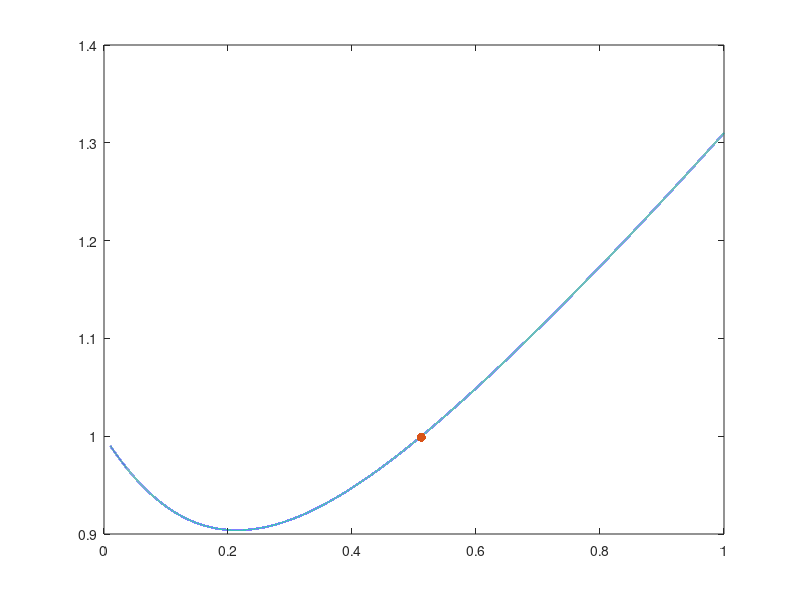

MATLAB code for this plot: (Note: this script raises an error after producing the figure.)
clear
close all
clc

%% Initialization of matrices A and B
student_id = 5595738;
a = 5;
b = 9;
c = 8;

A = [0.3+a-b, 0.5-c;
     0, 1];
B = [0;1];

%% Question 1
% Desired poles and pole placement controller
p = [-1-2j, -1+2j];
K_static = place(A,B,p);

% % Symbolic definition of ZOH discretization
% % Lecture 1, slide 41
% syms h
% Fh = expm(A*h);
% Gh = (Fh -eye(2))/A *B;

% Testing for what ranges of sampling times h the system is stable
h_range = linspace(1e-2,1e0,1e5);
i = 1;
stable = zeros(size(h_range));
lm = zeros(size(h_range));

for h = h_range
    Fh = expm(A*h);
    Gh = (Fh -eye(2))/A *B;
    lm(i) = max(abs(eig(Fh-Gh*K_static))); % Spectral radius
    if lm(i) < 1
        stable(i) = 1;
        h_max = h;
    end
    i = i+1;
end

figure(11), clf;
plot(h_range, lm,"LineWidth",1.5), hold on;
plot(h_max,0.999,'.',"MarkerSize",20);
yline(1,"LineWidth",1.5,"Color","w");
xscale("log")
ylim([0.87, 1.3])
lgd = legend('Spectral radius',['$h = ', num2str(h_max, '%.4f'),'$'], "interpreter", "latex", "Location","northwest");
fontsize(lgd,14,"points");
xlabel("$h \; [seconds]$", "Interpreter","latex")
ylabel("$\rho \big(F(h)-G(h)\bar{K}\big)$", "Interpreter","latex")
% set(gcf, "Theme", "light"); % Uncomment for report plots


%% Question 2
% Redo Q1 but now there is a small but constant delay tau in [0,h)
% Lecture 2, slide 12-18

% syms h tau
% Fx = expm(A*h);
% G1 = (expm(A*(h-tau)) -eye(2))/A *B;
% Fu = (Fx -eye(2))/A *B -G1;

% F = [Fx, Fu;
%      zeros(1,3)];
% G = [G1; eye(1)];
% K = [K_static, 0];

% Testing for what ranges of sampling times h the system is stable
h_res = 1e2;
tau_res = 1e2;

h_range = linspace(1e-4,1e0,h_res);
tau_range = linspace(0,5e-1,tau_res);
i = 1;
stable = zeros(size(h_range,2),size(tau_range,2))';
lm = zeros(size(h_range,2),size(tau_range,2))';
h_max = zeros(size(tau_range));

for h = h_range
    j = 1;
    for tau = tau_range
        Fx = expm(A*h);
        G1 = (expm(A*(h-tau)) -eye(2))/A *B;
        Fu = (Fx -eye(2))/A *B -G1;
    
        F = [Fx, Fu;
            zeros(1,3)];
        G = [G1; eye(1)];
        K = [K_static, 0];
        lm(j,i) = max(abs(eig(F-G*K))); % Spectral radius
        if lm(j,i) < 1
            stable(j,i) = 1;
            h_max(i) = h;
        end
        j = j+1;
    end
    i = i+1;
end

% Find the edge of the contour plot
[cline]=contourc(lm,[1 1]);
c_resh = [(1e0-1e-4)/h_res*cline(1,2:end);
          (5e-1)/tau_res*cline(2,2:end)];
ind = find(c_resh(1,:)<c_resh(2,:),1,"first");
poly = polyshape([[0;0], c_resh(:,1:ind)-0.005]');

figure(21), clf;
contour(h_range, tau_range, lm, "ShowText","on", "LineWidth", 1.5, "LabelSpacing", 85), hold on;
plot(poly, "FaceColor", "b", "FaceAlpha", 0.2, "EdgeAlpha",0);
plot(polyshape([0 1 0],[0 1 1]), "FaceColor", "w", "FaceAlpha", 1);
plot([0,1],[0,1], "LineWidth", 1.5, "Color","#D95319");
xlim([0, 1]);
ylim([0, 0.5]);
lgd = legend('Spectral radius contour lines','Stable region','','$\tau = h$', "interpreter", "latex", "Location","northwest");
fontsize(lgd,14,"points");
xlabel("$h \;[seconds]$", "Interpreter","latex")
ylabel("$\tau \;[seconds]$", "Interpreter","latex")
set(gcf, "Theme", "light"); % Uncomment for report plots

%% Question 2.2
% Definitely need to make this plot better
U_gain = 0.9;
K1 = [K_static, 0];
K2 = [K_static, U_gain];

% Testing for what ranges of sampling times h the system is stable
h = 0.4;
tau_range = linspace(0,0.4,1e2);
lm_static = zeros(size(tau_range));
lm_dynamic = zeros(3,size(tau_range,2));

i = 1;
for tau = tau_range
    if tau > h
        break;
    end
    Fx = expm(A*h);
    G1 = (expm(A*(h-tau)) -eye(2))/A *B;
    Fu = (Fx -eye(2))/A *B -G1;

    F = [Fx, Fu;
        zeros(1,3)];
    G = [G1; eye(1)];

    lm_static(i) = max(abs(eig(F-G*K1))); % Spectral radius
    lm_dynamic(:,i) = (abs(eig(F-G*K2))); % Spectral radius
    
    i = i+1;
end

figure(22), clf;
plot(tau_range, lm_static, "LineWidth",1.5), hold on;
plot(tau_range, lm_dynamic, "LineWidth",1.5);
yline(1, "LineWidth",1.5);
% ylim([0.5, 1.4]);
legend('$K=\big[\bar{K} \; 0\big]$',['$K=\big[\bar{K} \;', num2str(U_gain, '%.1f'),'\big]$'],'1', "interpreter", "latex", "Location","northwest");
xlabel("$\tau \;[seconds]$", "Interpreter","latex")
ylabel("$\rho \big(F(h)-G(h)\bar{K}\big)$", "Interpreter","latex")
set(gcf, "Theme", "light"); % Uncomment for report plots


%% Question 3
% Q3.1
Fx = expm(A*h);
eAds = (expm(A*h) -eye(2))/A *B;
Fu1 = -A\expm(A*h)*B + eAds + A\eAds/h;
Fu2 = A\expm(A*h)*B - A\eAds/h;

F1 = [Fx, Fu1, Fu2; zeros(1,4);0,0,1,0];
G1 = [0;0;1;0];

K = [K_static,0,0];

%Q3.2
% Testing for what ranges of sampling times h the system is stable
h_range = linspace(1e-2,1e0,1e5);
i = 1;
stable = zeros(size(h_range));
lm = zeros(size(h_range));
clearvars h_max
for h = h_range
    Fx = expm(A*h);
    eAds = (expm(A*h) -eye(2))/A *B;
    Fu1 = -A\expm(A*h)*B + eAds + A\eAds/h;
    Fu2 = A\expm(A*h)*B - A\eAds/h;
    
    F1 = [Fx, Fu1, Fu2; zeros(1,4);0,0,1,0];
    G1 = [0;0;1;0];
    
    K = [K_static,0,0];
    lm(i) = max(abs(eig(F1-G1*K))); % Spectral radius
    if lm(i) < 1
        stable(i) = 1;
        h_max = h;
    end
    i = i+1;
end
% h_index = find(h_range == h_max);

figure(32), clf;
plot(h_range, lm,"LineWidth",1.5), hold on;
xline(h_max,"LineWidth",1.5);
legend('Spectral radius',['$h = ', num2str(h_max, '%.4f'),'$'], "interpreter", "latex");

%%
h_res = 1e2;
tau_res = 1e2;

h_range = linspace(1e-4,1e0,h_res);
tau_range = linspace(0,5e-1,tau_res);
i = 1;
stable = zeros(size(h_range,2),size(tau_range,2))';
lm = zeros(size(h_range,2),size(tau_range,2))';
h_max = zeros(size(tau_range));

for h = h_range
    j = 1;
    for tau = tau_range
        Fx = expm(A*h);
        eAds = (expm(A*h) -eye(2))/A *B;
        Fu1 = -A\expm(A*h)*B + eAds + A\eAds/h;
        Fu2 = A\expm(A*h)*B - A\eAds/h;
        
        F1 = [Fx, Fu1, Fu2; zeros(1,4);0,0,1,0];
        G1 = [0;0;1;0];
        
        K = [K_static,0,0];
        lm(j,i) = max(abs(eig(F1-G1*K))); % Spectral radius
        if lm(j,i) < 1
            stable(j,i) = 1;
            h_max(i) = h;
        end
        j = j+1;
    end
    i = i+1;
end

figure(41), clf;
contour(h_range, tau_range, lm, "ShowText","on", "LineWidth", 1.5, "LabelSpacing", 85), hold on;
plot(poly, "FaceColor", "b", "FaceAlpha", 0.2, "EdgeAlpha",0);
plot(polyshape([0 1 0],[0 1 1]), "FaceColor", "w", "FaceAlpha", 1);
plot([0,1],[0,1], "LineWidth", 1.5, "Color","#D95319");
xlim([0, 1]);
ylim([0, 0.5]);
lgd = legend('Spectral radius contour lines','Stable region','','$\tau = h$', "interpreter", "latex", "Location","northwest");
fontsize(lgd,14,"points");
xlabel("$h \;[seconds]$", "Interpreter","latex")
ylabel("$\tau \;[seconds]$", "Interpreter","latex")
set(gcf, "Theme", "light"); % Uncomment for report plots

%%
h_res = 1e2;
tau_res = 1e2;

h_range = linspace(1e-4,1e0,h_res);
tau_range = linspace(0,5e-1,tau_res);
i = 1;
stable = zeros(size(h_range,2),size(tau_range,2))';
lm = zeros(size(h_range,2),size(tau_range,2))';
h_max = zeros(size(tau_range));

for h = h_range
    j = 1;
    for tau = tau_range
        Fx = expm(A*h);
        eAds = (expm(A*h) -eye(2))/A *B;
        Fu1 = -A\expm(A*h)*B + eAds + A\eAds/h;
        Fu2 = A\expm(A*h)*B - A\eAds/h;
        
        F1 = [Fx, Fu1, Fu2; zeros(1,4);0,0,1,0];
        G1 = [0;0;1;0];
        
        K = [K_static,0.8,0.5];
        lm(j,i) = max(abs(eig(F1-G1*K))); % Spectral radius
        if lm(j,i) < 1
            stable(j,i) = 1;
            h_max(i) = h;
        end
        j = j+1;
    end
    i = i+1;
end

figure(41), clf;
contour(h_range, tau_range, lm, "ShowText","on", "LineWidth", 1.5, "LabelSpacing", 85), hold on;
plot(poly, "FaceColor", "b", "FaceAlpha", 0.2, "EdgeAlpha",0);
plot(polyshape([0 1 0],[0 1 1]), "FaceColor", "w", "FaceAlpha", 1);
plot([0,1],[0,1], "LineWidth", 1.5, "Color","#D95319");
xlim([0, 1]);
ylim([0, 0.5]);
lgd = legend('Spectral radius contour lines','Stable region','','$\tau = h$', "interpreter", "latex", "Location","northwest");
fontsize(lgd,14,"points");
xlabel("$h \;[seconds]$", "Interpreter","latex")
ylabel("$\tau \;[seconds]$", "Interpreter","latex")
set(gcf, "Theme", "light"); % Uncomment for report plots

%% Question 4
% Find a common Lyapunov function that holds for both zoh and linear order
% interpolation